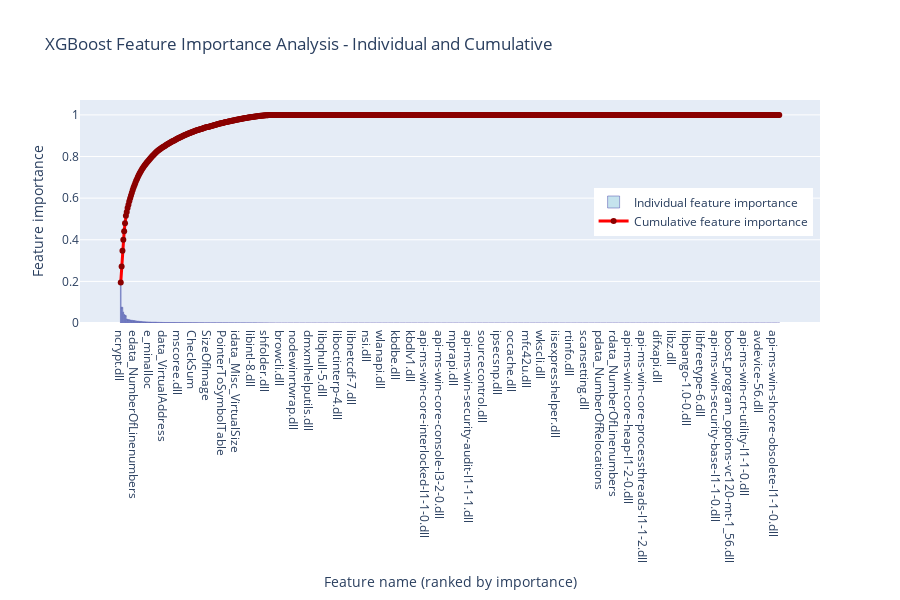

Notebook source saved alongside this figure:
### Code cell
# XGBoost for Feature Selection
print("Training XGBoost for feature importance...")

# Train XGBoost with optimal parameters for feature selection
xgb_feature_selector = xgb.XGBClassifier(
    objective='multi:softprob',  # For multiclass probability output
    num_class=num_classes,
    eval_metric='mlogloss',
    n_estimators=200,
    max_depth=12,
    learning_rate=0.05,
    subsample=0.8,
    colsample_bytree=1,
    reg_lambda=0.3,
    reg_alpha=0.3,
    random_state=42,
    n_jobs=-1,
    #early_stopping_rounds=50,
    verbosity=1
)

# Handle class imbalance for feature selection
classes = np.unique(y_train)
cw = compute_class_weight(class_weight='balanced', classes=classes, y=y_train)
class_weight = dict(zip(classes, cw))
sample_weight_train = np.array([class_weight[label] for label in y_train])

xgb_feature_selector.fit(X_train, y_train, sample_weight=sample_weight_train)

# Get feature importances
feature_names = X.columns.tolist()
feature_importances = xgb_feature_selector.feature_importances_

# Create a DataFrame for better visualization
feature_importance_df = pd.DataFrame({
    'feature': feature_names,
    'importance': feature_importances
}).sort_values('importance', ascending=False)
print("\nFeature importances obtained from XGBoost.")
display(feature_importance_df)

# Create a single combined plot with individual and cumulative importance
# Calculate cumulative importance
cumsum_importance = np.cumsum(feature_importance_df['importance'].values)

# Create figure with single y-axis
fig = go.Figure()

# Add bar chart for individual feature importances
fig.add_trace(
    go.Bar(
        x=feature_importance_df['feature'].values,
        y=feature_importance_df['importance'].values,
        name='Individual feature importance',
        marker=dict(color='lightblue', line=dict(color='darkblue', width=0.5)),
        opacity=0.7,
        text=[f'{val:.4f}' for val in feature_importance_df['importance'].values],
        textposition='inside',
        textfont=dict(size=10, color='black')
    )
)

# Add line chart for cumulative importance
fig.add_trace(
    go.Scatter(
        x=feature_importance_df['feature'].values,
        y=cumsum_importance,
        mode='lines+markers',
        name='Cumulative feature importance',
        line=dict(color='red', width=3),
        marker=dict(size=6, color='darkred')
    )
)

# Update axes labels
fig.update_xaxes(title_text="Feature name (ranked by importance)")
fig.update_yaxes(title_text="Feature importance")

# Update layout
fig.update_layout(
    title_text="XGBoost Feature Importance Analysis - Individual and Cumulative",
    height=600,
    width=900,
    hovermode='x unified',
    legend=dict(
        orientation="v",
        yanchor="middle",
        y=0.5,
        xanchor="right",
        x=0.99
    )
)

fig.show()

# Print statistics about feature importance
print(f"\nTotal number of features: {len(feature_importance_df)}")
print("\nCumulative importance by number of features:")
for i in range(0, 1000, 50):
    if i <= len(feature_importance_df):
        cumsum = feature_importance_df.head(i)['importance'].sum()
        print(f"  Top {i:2d} features contribute: {cumsum:.4f} ({cumsum*100:.1f}%)")

### Figure 1 — Plotly figure (JSON) as saved in the notebook; plotly's stock layout.template omitted (floating-point values rounded to 4 significant figures; data arrays with more than 128 entries replaced by an {"elided": "..."} marker saying what was removed)
{"data": [{"marker": {"color": "lightblue", "line": {"color": "darkblue", "width": 0.5}}, "name": "Individual feature importance", "opacity": 0.7, "text": {"elided": "771 str values"}, "textfont": {"color": "black", "size": 10}, "textposition": "inside", "type": "bar", "x": {"elided": "771 str values"}, "y": {"elided": "771 float values"}}, {"line": {"color": "red", "width": 3}, "marker": {"color": "darkred", "size": 6}, "mode": "lines+markers", "name": "Cumulative feature importance", "type": "scatter", "x": {"elided": "771 str values"}, "y": {"elided": "771 float values"}}], "layout": {"height": 600, "hovermode": "x unified", "legend": {"orientation": "v", "x": 0.99, "xanchor": "right", "y": 0.5, "yanchor": "middle"}, "title": {"text": "XGBoost Feature Importance Analysis - Individual and Cumulative"}, "width": 900, "xaxis": {"title": {"text": "Feature name (ranked by importance)"}}, "yaxis": {"title": {"text": "Feature importance"}}}}
